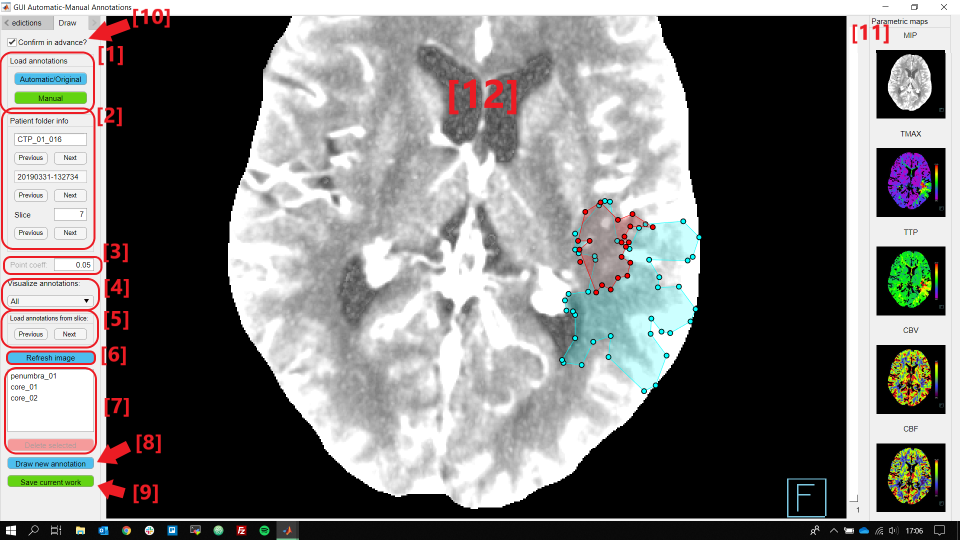
%> input picture GUI/Instruction document/draw_tab.png, 1920 x 1080 px (shown at 1/2 size)
$ octave --eval "result = removeSkull(rgb2gray(imread('../../GUI/Instruction document/draw_tab.png')));"   (GNU Octave 9; MATLAB toolbox functions it lacks are replaced by stand-ins)
%> lines starting %> are read from the running program, lines starting %| are printed output that depends on the picture; in (x1, y1, x2, y2) boxes, pixels count from 0 and x2, y2 are one past the last pixel; in counts of white or black regions, pixels touching at a corner belong together; the program's own positions count from 1
function [I,bw]=removeSkull(Im)
%% Skull removal by using traditional edge detection

type={'Sobel' 'Prewitt' 'Roberts' 'Canny' 'log'};
for m=3:3
    [~,t]=edge(Im,type{m},'nothinning');

    [edgeMask,~]=edge(Im,type{m},'nothinning',t/12);
end
%> this loop made 1 pass
%> t on pass 1: 0.189
%> pass 1, in removeSkull, `[edgeMask,~]=edge(Im,type{m},'nothinning',t/12);`:
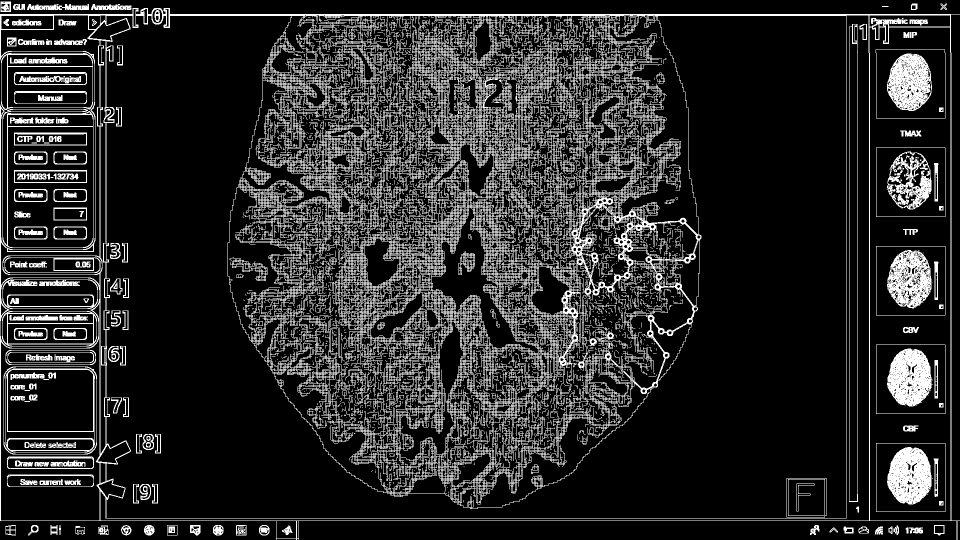
%> edgeMask: size 1080x1920 logical (shown at 1/2 size); 16.3% white in thin lines or dots

bw=uint8(Im>0)&~edgeMask;
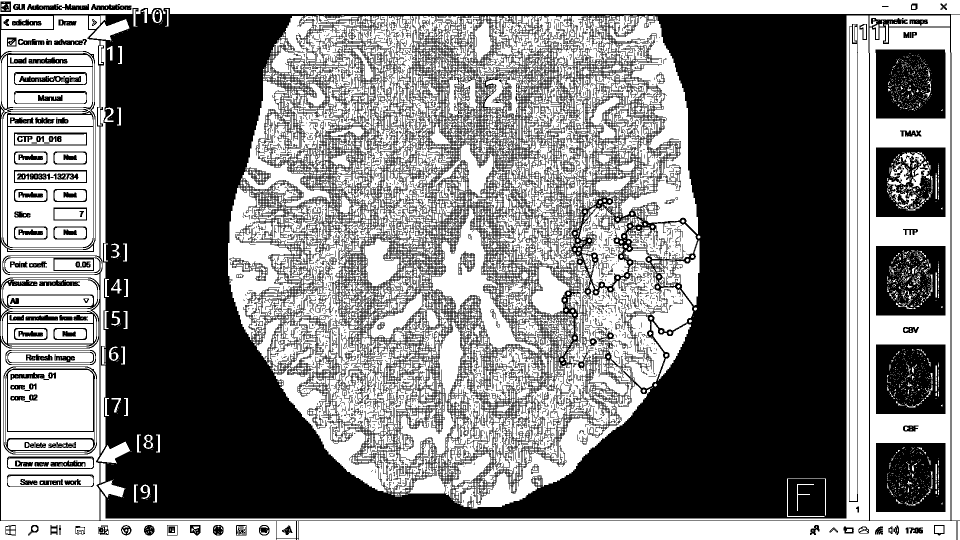
%> bw: size 1080x1920 logical (shown at 1/2 size); 47.6% white; 15216 white regions (13267 under 20 px), largest, box (x1, y1, x2, y2) and area: (201, 29, 1920, 1041) 112078, (962, 277, 1387, 967) 52376, (0, 0, 1920, 28) 50401
bw=logical(imfill(imgaussfilt((uint8(bwareafilt(bw,8,8))),5)));
%> bw: size 1080x1920 logical; 24.3% white; 13 white regions, largest, box (x1, y1, x2, y2) and area: (0, 0, 1920, 1080) 340294, (969, 532, 1385, 965) 47804, (16, 254, 186, 495) 40776
%%
% This section uses code from
% "Watershed transform question from tech support", by Steve Eddins
% Available here: https://blogs.mathworks.com/steve/2013/11/19/watershed-transform-question-from-tech-support/
D = -bwdist(~bw);
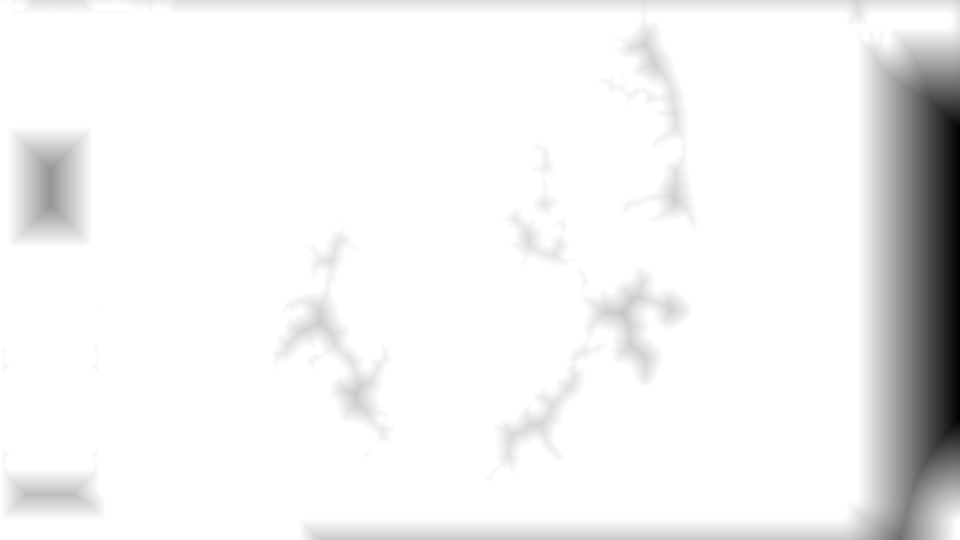
%> D: size 1080x1920 single (shown at 1/2 size); min -204, max 0, mean -11.52; drawn with min black and max white

H_min = imhmin(D,7);
BW_min = imregionalmin(H_min);
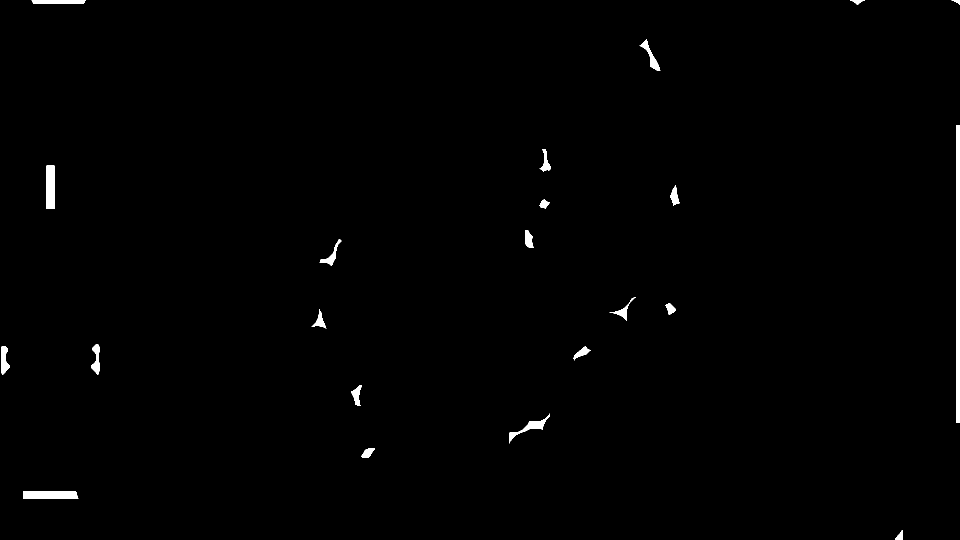
%> BW_min: size 1080x1920 logical (shown at 1/2 size); 0.76% white; 22 white regions, largest, box (x1, y1, x2, y2) and area: (1912, 250, 1920, 845) 4755, (46, 982, 157, 997) 1622, (93, 331, 109, 418) 1392

D = imimposemin(D,BW_min);

D(~bw) = Inf;
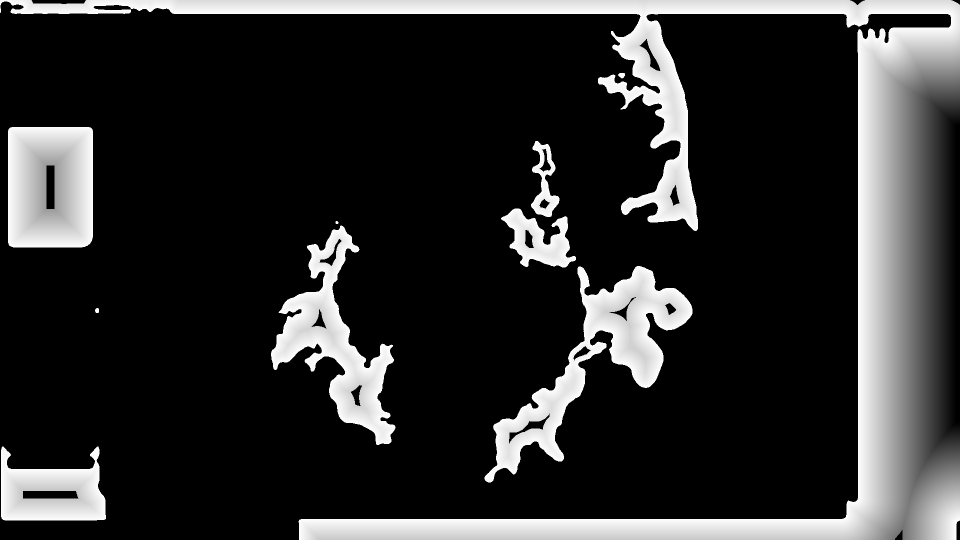
%> D: size 1080x1920 single (shown at 1/2 size); 76.47% of the values are NaN or infinite; the others: min -196.7, max 0.204, mean -46; drawn with min black, max white, NaN and infinite black

L = watershed(D);
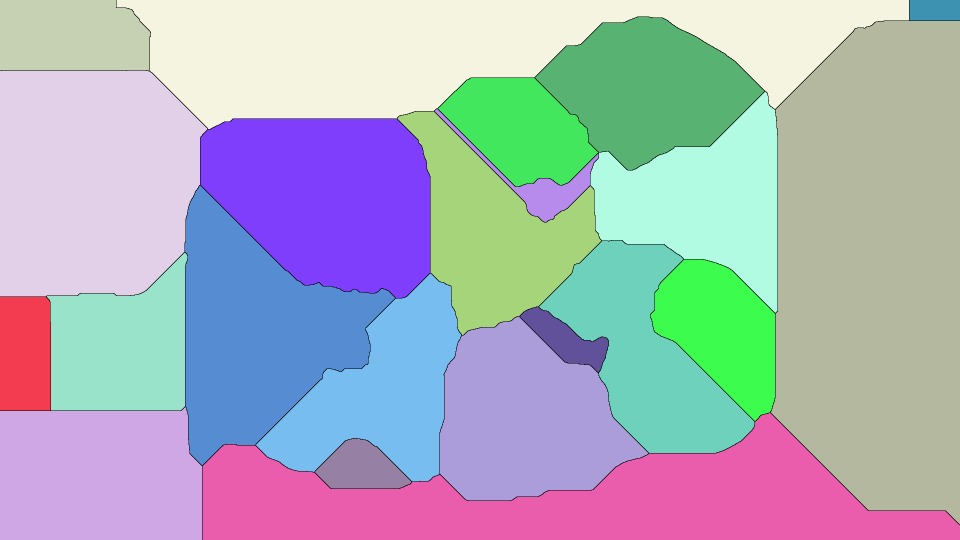
%> L: size 1080x1920 uint8 (shown at 1/2 size); 23 distinct labels, from 0 to 22; one colour per label, 0 black
L(~bw) = 0;
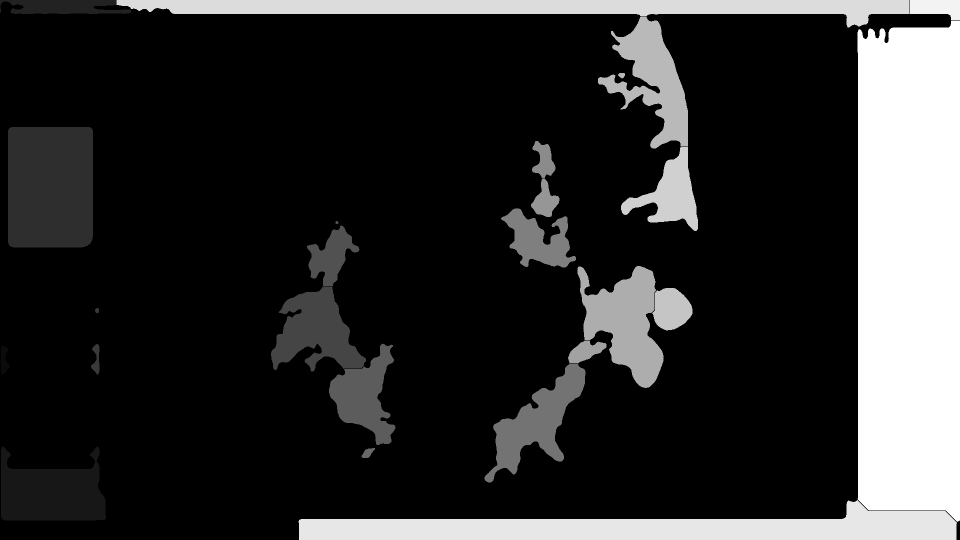
%> L: size 1080x1920 uint8 (shown at 1/2 size); min 0, max 22, mean 4; drawn with min black and max white
%%
A=zeros(1,max(max(L)));

for n=1:max(max(L))
    A(n)=bwarea(L==n); % Area of region n
end
%> this loop made 22 passes
%> after the loop, A = 22 values, max 196728 at index 22, min 324.2 at index 9, mean 22893.9

[~,largest]=max(A);
%> largest = 22

for n=1:max(max(L))
    if n~=largest
        P=regionprops(L==n,'Perimeter');
        P=P.Perimeter; % Perimeter of region n

        cf=4*pi*A(n)/P.^2; % Circularity factor of region n

        c=regionprops(L==n,'Centroid'); % Centroid of region n
        cLargest=regionprops(L==largest,'Centroid'); % Centroid of largest region

        distance=pdist([c.Centroid; cLargest.Centroid]); % Euclidean distance between regions
              %  disp([num2str(n) ' cf=' num2str(cf) ' distance' num2str(distance) ' A' num2str(A)])
        if cf<0.45 || distance>170 || A(n)<500
            L(L==n)=0;
        end
    end
end
%> this loop made 5 passes
%> (P, cf, c, distance) on passes 1 to 4: (129.9, 0.492, {Centroid [8.9 721]}, 1819.3), (772, 0.463, {Centroid [103.3 987]}, 1773.1), (728.8, 0.132, {Centroid [127.4 14.3]}, 1771.6), (781.8, 0.839, {Centroid [101.3 374.7]}, 1725.8)
%> (P, cf) on pass 5: (139.3, 0.436)

bw=L>0;
I=Im.*uint16(bw);
%> (the run ends here)
